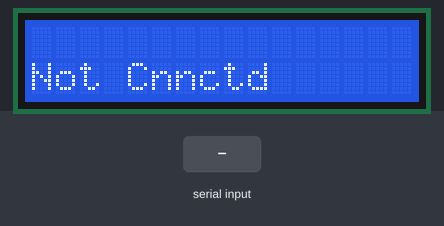
Simulated run of this sketch. Board: ESP32. On the bench: 16×2 character LCD. The test bench sets the inputs (shaded band). Nothing arrives over Bluetooth unless stated; a phone connects over Bluetooth LE 3 s after start.

Above: at 1.2 s.
1.3 s: "1" received over Serial
At 3.9 s:
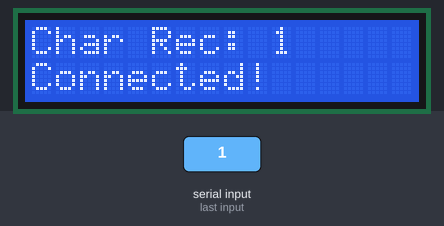
4.6 s: "0" received over Serial
At 5.5 s:
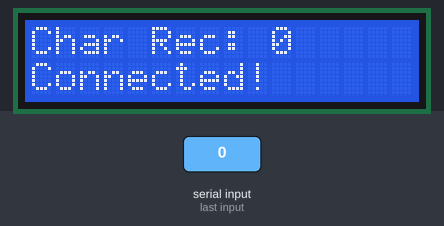
6.6 s: "2" received over Serial
At 8.3 s:
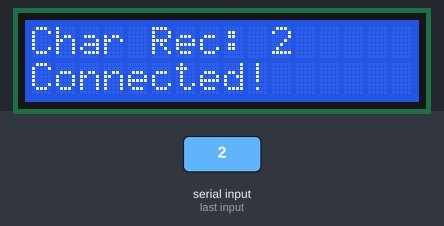
Timing chart, 0 to 9.8 s (numbered marks = the images above; inputs shaded):
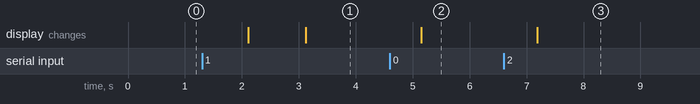

Measured:
- after the input at 1.3 s, the display: first changes after 0.81 s (image 1 shows a later state)
- after the input at 4.6 s, the display: changes after 0.55 s (image 2)
- after the input at 6.6 s, the display: changes after 0.59 s (image 3)

The sketch:

TylerTimCar_Transmitter.ino
```cpp
/*********
  Written by Tim Welch
*********/

#include <BLEDevice.h>
#include <BLEServer.h>
#include <BLEUtils.h>
#include <BLE2902.h>
#include <stdlib.h>
#include <LiquidCrystal_I2C.h>

LiquidCrystal_I2C lcd(0x27, 16, 2);
String serial;
char serialChar[10];

//BLE server name
#define bleServerName "ESP32TylerTimCar"

// See the following for generating UUIDs:
// https://www.uuidgenerator.net/
#define SERVICE_UUID "3d3677a0-2811-42e9-9900-63db63112b8d"

BLECharacteristic dirCharacteristics("09a9c85c-47b8-4776-a9e8-451adee05cef", BLECharacteristic::PROPERTY_NOTIFY);
BLEDescriptor dirDescriptor(BLEUUID((uint16_t)0x2902));


bool deviceConnected = false;

//Setup callbacks onConnect and onDisconnect
class MyServerCallbacks: public BLEServerCallbacks {
  void onConnect(BLEServer* pServer) {
    deviceConnected = true;
  };
  void onDisconnect(BLEServer* pServer) {
    deviceConnected = false;
  }
};

void setup() {
  // Start serial communication
  Serial.begin(9600);
  lcd.init();
  lcd.backlight();

  // Create the BLE Device
  BLEDevice::init(bleServerName);

  // Create the BLE Server
  BLEServer *pServer = BLEDevice::createServer();
  pServer->setCallbacks(new MyServerCallbacks());

  // Create the BLE Service
  BLEService *bmeService = pServer->createService(SERVICE_UUID);

  // Create BLE Characteristics and Create a BLE Descriptor
  // Descriptor bluetooth.com/specifications/gatt/viewer?attributeXmlFile=org.bluetooth.descriptor.gatt.client_characteristic_configuration.xml

  bmeService->addCharacteristic(&dirCharacteristics);
  dirDescriptor.setValue("Car direction");
  dirCharacteristics.addDescriptor(new BLE2902());

  // Start the service
  bmeService->start();

  // Start advertising
  pServer->getAdvertising()->start();
}

void loop() {


  if(Serial.available())
  {
    serial = String((char)Serial.read());
    lcd.clear();
    lcd.setCursor(0,0);
    serial.toCharArray(serialChar, 10);
    lcd.print("Char Rec: "+String(serialChar));

  }

  if (deviceConnected)
  {

    //Set temperature Characteristic value and notify connected client
    dirCharacteristics.setValue(serialChar);
    dirCharacteristics.notify();
    lcd.setCursor(0,1);
    lcd.print("Connected!");

  }
  else if (!deviceConnected)
  {
    lcd.setCursor(0,1);
    lcd.print("Not Cnnctd");
  }
  delay(1000);
}
```
